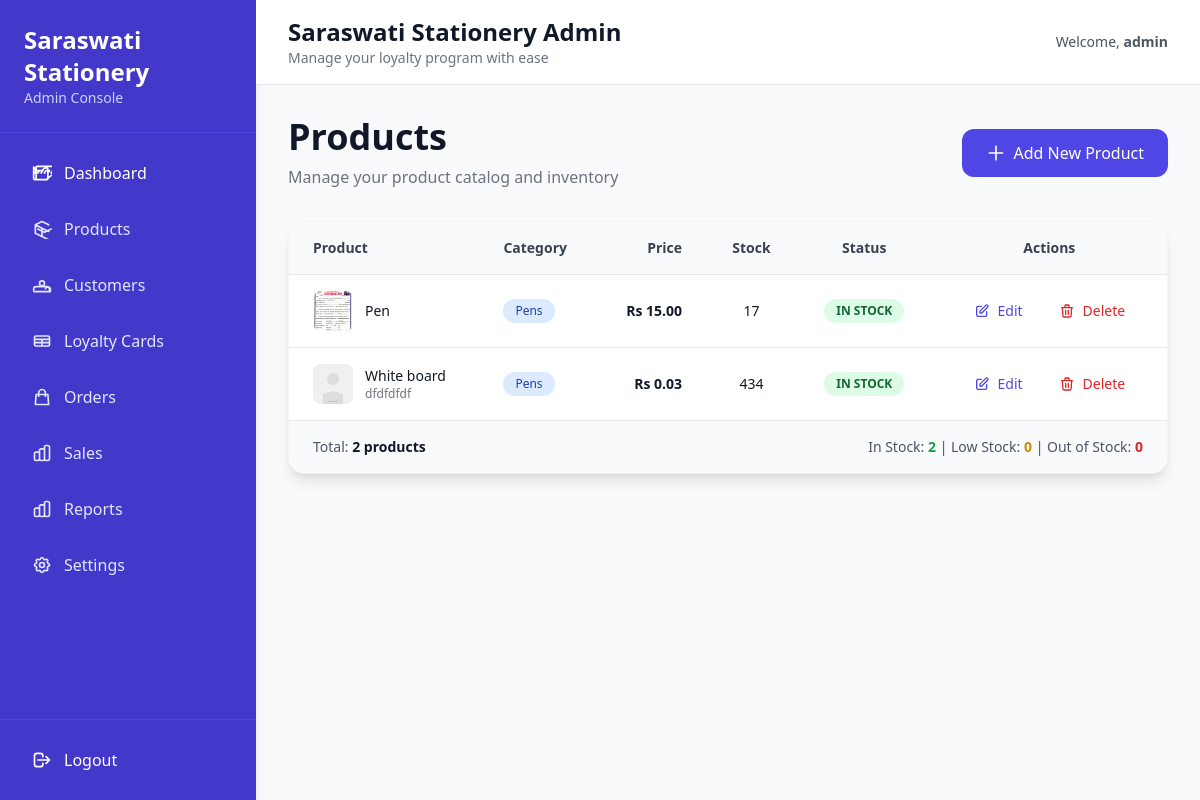
Page /admin/products (signed in) on the earlier database version.
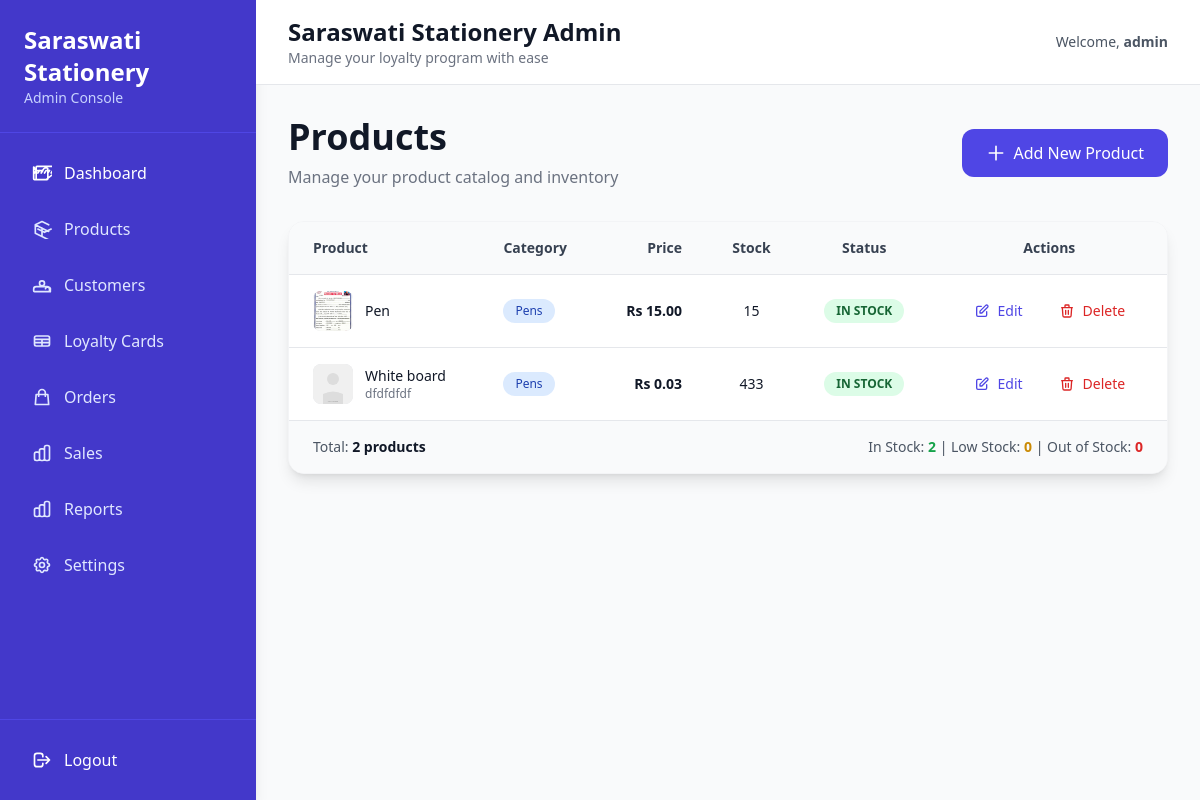
Same page on the later database version.
### models.py (models this page shows, shortened)
class User(UserMixin, db.Model):
    id = db.Column(db.Integer, primary_key=True)
    username = db.Column(db.String(150), unique=True, nullable=False)
    email = db.Column(db.String(150), unique=True, nullable=False)
    password = db.Column(db.String(150), nullable=False)
    role = db.Column(db.String(50), default='customer') # 'admin' or 'customer'
    created_at = db.Column(db.DateTime, default=datetime.utcnow)
    sales = db.relationship('Sale', backref='user', lazy=True)
    loyalty_card = db.relationship('LoyaltyCard', backref='user', uselist=False, lazy=True)
    @property
    def is_admin(self):
        return self.role == 'admin'

class Product(db.Model):
    id = db.Column(db.Integer, primary_key=True)
    name = db.Column(db.String(200), nullable=False)
    price = db.Column(db.Float, nullable=False)
    stock = db.Column(db.Integer, default=0)
    category = db.Column(db.String(100))
    description = db.Column(db.Text)
    image_filename = db.Column(db.String(255))  # Stores uploaded image filename
    created_at = db.Column(db.DateTime, default=db.func.current_timestamp())
    updated_at = db.Column(db.DateTime, default=db.func.current_timestamp(), onupdate=db.func.current_timestamp())
    def get_image_url(self):
        if self.image_filename:
            return f"/static/uploads/products/{self.image_filename}"
        return "/static/uploads/products/placeholder.svg"

### app.py (the view)
@app.route('/admin/products')
@login_required
def admin_products():
    if not current_user.is_admin:
        abort(403)
    products = Product.query.all()
    return render_template('admin/admin_products.html', products=products)

### app.py (called while the page is built)
@login_manager.user_loader
def load_user(user_id):
    return User.query.get(int(user_id))

### templates/admin/admin_products.html (shortened to what this page needs)
{% extends 'admin/base_admin.html' %}
{% block content %}
<div class="flex justify-between items-center mb-8">
  <div>
    <h1 class="text-4xl font-bold text-gray-900">Products</h1>
    <p class="text-gray-500 mt-2">Manage your product catalog and inventory</p>
  </div>
  <a href="{{ url_for('add_product') }}"
     class="bg-indigo-600 text-white px-6 py-3 rounded-xl hover:bg-indigo-700 transition-all transform hover:shadow-lg font-medium flex items-center gap-2">
     <svg class="w-5 h-5" fill="none" stroke="currentColor" viewBox="0 0 24 24">
       <path stroke-linecap="round" stroke-linejoin="round" stroke-width="2" d="M12 4v16m8-8H4"></path>
     </svg>
     Add New Product
  </a>
</div>
{% if products %}
<div class="bg-white rounded-2xl shadow-lg border border-gray-100 overflow-hidden">
  <div class="overflow-x-auto">
    <table class="w-full text-sm">
      <thead>
        <tr class="bg-gray-50 border-b border-gray-200">
          <th class="px-6 py-4 text-left font-semibold text-gray-700">Product</th>
          <th class="px-6 py-4 text-left font-semibold text-gray-700">Category</th>
          <th class="px-6 py-4 text-right font-semibold text-gray-700">Price</th>
          <th class="px-6 py-4 text-center font-semibold text-gray-700">Stock</th>
          <th class="px-6 py-4 text-center font-semibold text-gray-700">Status</th>
          <th class="px-6 py-4 text-center font-semibold text-gray-700">Actions</th>
        </tr>
      </thead>
      <tbody class="divide-y divide-gray-200">
        {% for product in products %}
        <tr class="hover:bg-gray-50 transition-colors">
          <td class="px-6 py-4">
            <div class="flex items-center gap-3">
              <div class="w-10 h-10 rounded-lg overflow-hidden bg-gray-200 flex-shrink-0">
                <img src="{{ product.get_image_url() }}" alt="{{ product.name }}" class="w-full h-full object-cover">
              </div>
              <div>
                <p class="font-medium text-gray-900">{{ product.name }}</p>
                {% if product.description %}
                <p class="text-xs text-gray-500">{{ product.description[:50] }}{% if product.description|length > 50 %}...{% endif %}</p>
                {% endif %}
              </div>
            </div>
          </td>
          <td class="px-6 py-4">
            {% if product.category %}
            <span class="inline-block bg-blue-100 text-blue-800 text-xs font-medium px-3 py-1 rounded-full">{{ product.category }}</span>
            {% else %}
            <span class="text-gray-400 text-xs">—</span>
            {% endif %}
          </td>
          <td class="px-6 py-4 text-right">
            <p class="font-semibold text-gray-900">Rs {{ "%.2f"|format(product.price) }}</p>
          </td>
          <td class="px-6 py-4 text-center">
            <p class="font-medium text-gray-900">{{ product.stock }}</p>
          </td>
          <td class="px-6 py-4 text-center">
            {% if product.stock == 0 %}
            <span class="inline-block bg-red-100 text-red-800 text-xs font-bold px-3 py-1 rounded-full">OUT OF STOCK</span>
            {% elif product.stock < 10 %}
            <span class="inline-block bg-yellow-100 text-yellow-800 text-xs font-bold px-3 py-1 rounded-full">LOW STOCK</span>
            {% else %}
            <span class="inline-block bg-green-100 text-green-800 text-xs font-bold px-3 py-1 rounded-full">IN STOCK</span>
            {% endif %}
          </td>
          <td class="px-6 py-4 text-center">
            <div class="flex items-center justify-center gap-3">
              <a href="{{ url_for('edit_product', id=product.id) }}"
                 class="inline-flex items-center gap-2 text-indigo-600 hover:text-indigo-800 hover:bg-indigo-50 px-3 py-2 rounded-lg transition font-medium text-sm">
                 <svg class="w-4 h-4" fill="none" stroke="currentColor" viewBox="0 0 24 24">
                   <path stroke-linecap="round" stroke-linejoin="round" stroke-width="2" d="M11 5H6a2 2 0 00-2 2v11a2 2 0 002 2h11a2 2 0 002-2v-5m-1.414-9.414a2 2 0 112.828 2.828L11.828 15H9v-2.828l8.586-8.586z"></path>
                 </svg>
                 Edit
              </a>
              <a href="{{ url_for('delete_product', id=product.id) }}"
                 onclick="return confirm('Are you sure you want to delete this product?')"
                 class="inline-flex items-center gap-2 text-red-600 hover:text-red-800 hover:bg-red-50 px-3 py-2 rounded-lg transition font-medium text-sm">
                 <svg class="w-4 h-4" fill="none" stroke="currentColor" viewBox="0 0 24 24">
                   <path stroke-linecap="round" stroke-linejoin="round" stroke-width="2" d="M19 7l-.867 12.142A2 2 0 0116.138 21H7.862a2 2 0 01-1.995-1.858L5 7m5 4v6m4-6v6m1-10V4a1 1 0 00-1-1h-4a1 1 0 00-1 1v3M4 7h16"></path>
                 </svg>
                 Delete
              </a>
            </div>
          </td>
        </tr>
        {% endfor %}
      </tbody>
    </table>
  </div>
  <div class="bg-gray-50 border-t border-gray-200 px-6 py-4 flex justify-between items-center">
    <p class="text-sm text-gray-600">
      Total: <span class="font-semibold text-gray-900">{{ products|length }} products</span>
    </p>
    <p class="text-sm text-gray-600">
      In Stock: <span class="font-semibold text-green-600">{{ products|selectattr('stock', '>', 0)|list|length }}</span> |
      Low Stock: <span class="font-semibold text-yellow-600">{{ products|selectattr('stock', '<', 10)|selectattr('stock', '>', 0)|list|length }}</span> |
      Out of Stock: <span class="font-semibold text-red-600">{{ products|selectattr('stock', '==', 0)|list|length }}</span>
    </p>
  </div>
</div>
{% endif %}
{% endblock %}

### templates/admin/base_admin.html (shortened to what this page needs)
<!DOCTYPE html>
<html lang="en">
<head>
  <script src="https://cdn.tailwindcss.com"></script>
</head>
<body class="bg-gray-50">
<div class="flex h-screen">
  <aside class="w-64 bg-indigo-700 text-white flex flex-col shadow-lg">
    <div class="p-6 border-b border-indigo-600">
      <h1 class="text-2xl font-bold">Saraswati Stationery</h1>
      <p class="text-indigo-200 text-sm">Admin Console</p>
    </div>
    <nav class="flex-1 p-4 space-y-2 overflow-y-auto">
      <a href="{{ url_for('admin_dashboard') }}"
         class="flex items-center gap-3 px-4 py-3 rounded-lg hover:bg-indigo-600 transition text-white font-medium group">
        <span>Dashboard</span>
      </a>
      <a href="{{ url_for('admin_products') }}"
         class="flex items-center gap-3 px-4 py-3 rounded-lg hover:bg-indigo-600 transition text-indigo-100 font-medium">
        <svg class="w-5 h-5" fill="none" stroke="currentColor" viewBox="0 0 24 24">
          <path stroke-linecap="round" stroke-linejoin="round" stroke-width="2" d="M20 7l-8-4-8 4m0 0l8 4m-8-4v10l8 4m0-10l8 4m-8-4v10l8 4M7 12l8 4m0 0l8-4"></path>
        </svg>
        <span>Products</span>
      </a>
      <a href="{{ url_for('admin_customers') }}"
         class="flex items-center gap-3 px-4 py-3 rounded-lg hover:bg-indigo-600 transition text-indigo-100 font-medium">
        <svg class="w-5 h-5" fill="none" stroke="currentColor" viewBox="0 0 24 24">
          <path stroke-linecap="round" stroke-linejoin="round" stroke-width="2" d="M17 20h5v-2a3 3 0 00-5.856-1.487M15 10a3 3 0 11-6 0 3 3 0 016 0zM4 20h16c.552 0 1-.448 1-1v-2a3 3 0 00-3-3H5a3 3 0 00-3 3v2c0 .552.448 1 1 1z"></path>
        </svg>
        <span>Customers</span>
      </a>
      <a href="{{ url_for('admin_loyalty_cards') }}"
         class="flex items-center gap-3 px-4 py-3 rounded-lg hover:bg-indigo-600 transition text-indigo-100 font-medium">
        <svg class="w-5 h-5" fill="none" stroke="currentColor" viewBox="0 0 24 24">
          <path stroke-linecap="round" stroke-linejoin="round" stroke-width="2" d="M3 10h18M3 14h18m-9-4v8m-7 0h14a2 2 0 002-2V8a2 2 0 00-2-2H5a2 2 0 00-2 2v8a2 2 0 002 2z"></path>
        </svg>
        <span>Loyalty Cards</span>
      </a>
      <a href="{{ url_for('admin_orders') }}"
         class="flex items-center gap-3 px-4 py-3 rounded-lg hover:bg-indigo-600 transition text-indigo-100 font-medium">
        <svg class="w-5 h-5" fill="none" stroke="currentColor" viewBox="0 0 24 24">
          <path stroke-linecap="round" stroke-linejoin="round" stroke-width="2" d="M16 11V7a4 4 0 00-8 0v4M5 9h14l1 12H4L5 9z"></path>
        </svg>
        <span>Orders</span>
      </a>
      <a href="{{ url_for('admin_sales') }}"
         class="flex items-center gap-3 px-4 py-3 rounded-lg hover:bg-indigo-600 transition text-indigo-100 font-medium">
        <span>Sales</span>
      </a>
      <a href="{{ url_for('admin_reports') }}"
         class="flex items-center gap-3 px-4 py-3 rounded-lg hover:bg-indigo-600 transition text-indigo-100 font-medium">
        <span>Reports</span>
      </a>
      <a href="{{ url_for('admin_settings') }}"
         class="flex items-center gap-3 px-4 py-3 rounded-lg hover:bg-indigo-600 transition text-indigo-100 font-medium">
        <span>Settings</span>
      </a>
    </nav>
    <div class="p-4 border-t border-indigo-600 space-y-2">
      <a href="{{ url_for('logout') }}"
         class="flex items-center gap-3 px-4 py-3 rounded-lg hover:bg-red-600 transition text-white font-medium">
        <svg class="w-5 h-5" fill="none" stroke="currentColor" viewBox="0 0 24 24">
          <path stroke-linecap="round" stroke-linejoin="round" stroke-width="2" d="M17 16l4-4m0 0l-4-4m4 4H7m6 4v1a3 3 0 01-3 3H6a3 3 0 01-3-3V7a3 3 0 013-3h4a3 3 0 013 3v1"></path>
        </svg>
        <span>Logout</span>
      </a>
    </div>
  </aside>
  <main class="flex-1 overflow-y-auto">
    <div class="bg-white border-b border-gray-200 px-8 py-4 flex justify-between items-center">
      <div>
        <h2 class="text-2xl font-bold text-gray-900">Saraswati Stationery Admin</h2>
        <p class="text-gray-500 text-sm">Manage your loyalty program with ease</p>
      </div>
      <div class="flex items-center gap-4">
        <span class="text-gray-600 text-sm">Welcome, <span class="font-semibold">{{ current_user.username }}</span></span>
      </div>
    </div>
    <div class="p-8">
      {% block content %}{% endblock %}
    </div>
  </main>
</div>
</body>
</html>

Differences in the rows shown:
changed Product "Pen": stock "17" → "15"
changed Product "White board": stock "434" → "433"
